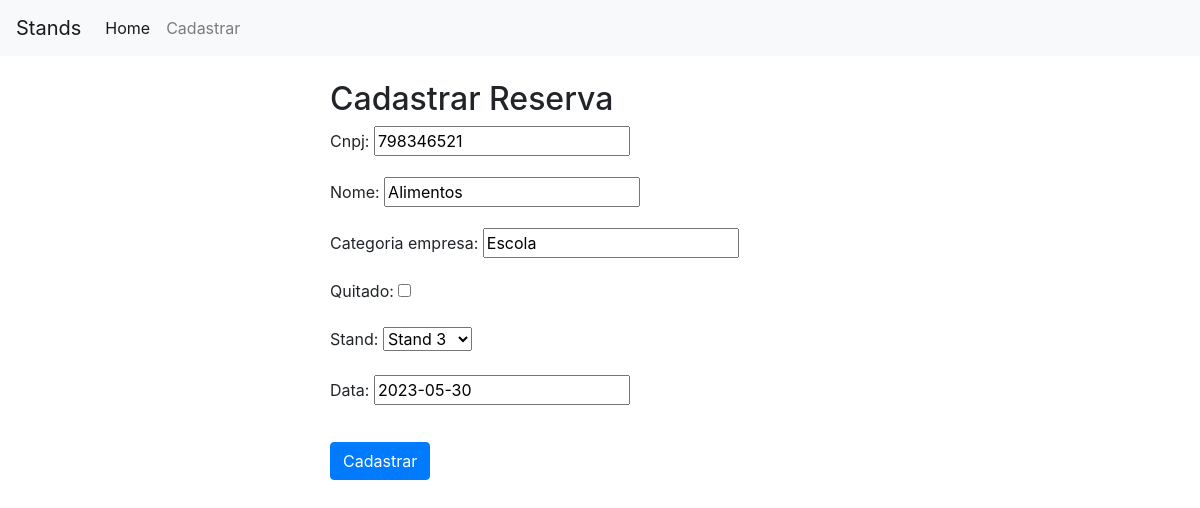
/atualizar/15/, run on the app's committed database.
### reservas/models.py (models this page shows, shortened)
class Reserva(models.Model):
    cnpj = models.CharField(max_length=14)
    nome = models.CharField(max_length=100)
    categoria_empresa = models.CharField(max_length=50)
    quitado = models.BooleanField(default=False)
    stand = models.OneToOneField(Stand, on_delete=models.CASCADE, null=True, blank=True)
    data = models.DateField(null=True, blank=True)

### reservas/views.py (the view)
# urls.py: path('atualizar/<int:id>/', views.atualizar, name='atualizar'),
def atualizar(request, id):
    reserva = get_object_or_404(Reserva, id=id)
    if request.method == "POST":
        form = ReservaForm(request.POST, instance=reserva)
        if form.is_valid():
            form.save()
            return redirect("listar")
    else:
        form = ReservaForm(instance=reserva)
    context = {'form': form,
               'reserva': reserva}
    return render(request, "reservas/cadastro.html", context)

### reservas/forms.py
class ReservaForm(forms.ModelForm):
    class Meta:
        model= Reserva
        fields = "__all__"

### reservas/models.py (called while the page is built)
    def __str__(self):
        return f"Stand {self.id}"

### reservas/templates/reservas/cadastro.html (shortened to what this page needs)
{% extends 'base.html' %}
{% block content %}
    <div class="row mt-4">
        <div class="col-md-6 offset-md-3">
            <h2>Cadastrar Reserva</h2>
            <form method="post">
                {{ form.as_p }}
                <button type="submit" class="btn btn-primary mt-3">Cadastrar</button>
            </form>
        </div>
    </div>
{% endblock %}

### data on the page
Reserva: cnpj "798346521", nome "Alimentos", categoria_empresa "Escola", stand "Stand 3", data "2023-05-30"
